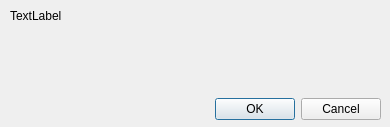
<?xml version="1.0" encoding="UTF-8"?>
<ui version="4.0">
 <class>FSDialog</class>
 <widget class="QDialog" name="FSDialog">
  <property name="geometry">
   <rect>
    <x>0</x>
    <y>0</y>
    <width>390</width>
    <height>127</height>
   </rect>
  </property>
  <property name="windowTitle">
   <string/>
  </property>
  <widget class="QWidget" name="verticalLayoutWidget">
   <property name="geometry">
    <rect>
     <x>10</x>
     <y>9</y>
     <width>371</width>
     <height>111</height>
    </rect>
   </property>
   <layout class="QVBoxLayout" name="verticalLayout">
    <item>
     <widget class="QLabel" name="label">
      <property name="text">
       <string>TextLabel</string>
      </property>
      <property name="scaledContents">
       <bool>true</bool>
      </property>
      <property name="alignment">
       <set>Qt::AlignLeading|Qt::AlignLeft|Qt::AlignTop</set>
      </property>
      <property name="wordWrap">
       <bool>true</bool>
      </property>
     </widget>
    </item>
    <item>
     <widget class="QDialogButtonBox" name="buttonBox">
      <property name="orientation">
       <enum>Qt::Horizontal</enum>
      </property>
      <property name="standardButtons">
       <set>QDialogButtonBox::Cancel|QDialogButtonBox::Ok</set>
      </property>
     </widget>
    </item>
   </layout>
  </widget>
 </widget>
 <resources/>
 <connections>
  <connection>
   <sender>buttonBox</sender>
   <signal>accepted()</signal>
   <receiver>FSDialog</receiver>
   <slot>accept()</slot>
   <hints>
    <hint type="sourcelabel">
     <x>248</x>
     <y>254</y>
    </hint>
    <hint type="destinationlabel">
     <x>157</x>
     <y>274</y>
    </hint>
   </hints>
  </connection>
  <connection>
   <sender>buttonBox</sender>
   <signal>rejected()</signal>
   <receiver>FSDialog</receiver>
   <slot>reject()</slot>
   <hints>
    <hint type="sourcelabel">
     <x>316</x>
     <y>260</y>
    </hint>
    <hint type="destinationlabel">
     <x>286</x>
     <y>274</y>
    </hint>
   </hints>
  </connection>
 </connections>
</ui>
